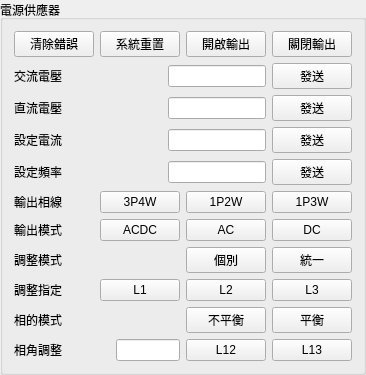
                      <widget class="QGroupBox" name="groupBox_10">
                       <property name="sizePolicy">
                        <sizepolicy hsizetype="Preferred" vsizetype="MinimumExpanding">
                         <horstretch>0</horstretch>
                         <verstretch>0</verstretch>
                        </sizepolicy>
                       </property>
                       <property name="title">
                        <string>電源供應器</string>
                       </property>
                       <layout class="QVBoxLayout" name="verticalLayout_15">
                        <item>
                         <layout class="QHBoxLayout" name="horizontalLayout_16">
                          <item>
                           <widget class="QPushButton" name="btn_manual_power_supply_clear">
                            <property name="sizePolicy">
                             <sizepolicy hsizetype="Preferred" vsizetype="Fixed">
                              <horstretch>1</horstretch>
                              <verstretch>0</verstretch>
                             </sizepolicy>
                            </property>
                            <property name="text">
                             <string>清除錯誤</string>
                            </property>
                           </widget>
                          </item>
                          <item>
                           <widget class="QPushButton" name="btn_manual_power_supply_reset">
                            <property name="sizePolicy">
                             <sizepolicy hsizetype="Preferred" vsizetype="Fixed">
                              <horstretch>1</horstretch>
                              <verstretch>0</verstretch>
                             </sizepolicy>
                            </property>
                            <property name="text">
                             <string>系統重置</string>
                            </property>
                           </widget>
                          </item>
                          <item>
                           <widget class="QPushButton" name="btn_manual_power_supply_output_on">
                            <property name="sizePolicy">
                             <sizepolicy hsizetype="Preferred" vsizetype="Fixed">
                              <horstretch>1</horstretch>
                              <verstretch>0</verstretch>
                             </sizepolicy>
                            </property>
                            <property name="text">
                             <string>開啟輸出</string>
                            </property>
                           </widget>
                          </item>
                          <item>
                           <widget class="QPushButton" name="btn_manual_power_supply_output_off">
                            <property name="sizePolicy">
                             <sizepolicy hsizetype="Preferred" vsizetype="Fixed">
                              <horstretch>1</horstretch>
                              <verstretch>0</verstretch>
                             </sizepolicy>
                            </property>
                            <property name="text">
                             <string>關閉輸出</string>
                            </property>
                           </widget>
                          </item>
                         </layout>
                        </item>
                        <item>
                         <layout class="QHBoxLayout" name="horizontalLayout_19">
                          <item>
                           <widget class="QLabel" name="label_57">
                            <property name="sizePolicy">
                             <sizepolicy hsizetype="Preferred" vsizetype="Preferred">
                              <horstretch>3</horstretch>
                              <verstretch>0</verstretch>
                             </sizepolicy>
                            </property>
                            <property name="text">
                             <string>交流電壓</string>
                            </property>
                           </widget>
                          </item>
                          <item>
                           <widget class="QLineEdit" name="lineEdit_manual_power_supply_ac">
                            <property name="sizePolicy">
                             <sizepolicy hsizetype="Preferred" vsizetype="Fixed">
                              <horstretch>2</horstretch>
                              <verstretch>0</verstretch>
                             </sizepolicy>
                            </property>
                           </widget>
                          </item>
                          <item>
                           <widget class="QPushButton" name="btn_manual_power_supply_ac">
                            <property name="sizePolicy">
                             <sizepolicy hsizetype="Preferred" vsizetype="Fixed">
                              <horstretch>1</horstretch>
                              <verstretch>0</verstretch>
                             </sizepolicy>
                            </property>
                            <property name="text">
                             <string>發送</string>
                            </property>
                           </widget>
                          </item>
                         </layout>
                        </item>
                        <item>
                         <layout class="QHBoxLayout" name="horizontalLayout_32">
                          <item>
                           <widget class="QLabel" name="label_69">
                            <property name="sizePolicy">
                             <sizepolicy hsizetype="Preferred" vsizetype="Preferred">
                              <horstretch>3</horstretch>
                              <verstretch>0</verstretch>
                             </sizepolicy>
                            </property>
                            <property name="text">
                             <string>直流電壓</string>
                            </property>
                           </widget>
                          </item>
                          <item>
                           <widget class="QLineEdit" name="lineEdit_manual_power_supply_dc_offect">
                            <property name="sizePolicy">
                             <sizepolicy hsizetype="Preferred" vsizetype="Fixed">
                              <horstretch>2</horstretch>
                              <verstretch>0</verstretch>
                             </sizepolicy>
                            </property>
                           </widget>
                          </item>
                          <item>
                           <widget class="QPushButton" name="btn_manual_power_supply_dc_offect">
                            <property name="sizePolicy">
                             <sizepolicy hsizetype="Preferred" vsizetype="Fixed">
                              <horstretch>1</horstretch>
                              <verstretch>0</verstretch>
                             </sizepolicy>
                            </property>
                            <property name="text">
                             <string>發送</string>
                            </property>
                           </widget>
                          </item>
                         </layout>
                        </item>
                        <item>
                         <layout class="QHBoxLayout" name="horizontalLayout_20">
                          <item>
                           <widget class="QLabel" name="label_58">
                            <property name="sizePolicy">
                             <sizepolicy hsizetype="Preferred" vsizetype="Preferred">
                              <horstretch>3</horstretch>
                              <verstretch>0</verstretch>
                             </sizepolicy>
                            </property>
                            <property name="text">
                             <string>設定電流</string>
                            </property>
                           </widget>
                          </item>
                          <item>
                           <widget class="QLineEdit" name="lineEdit_manual_power_supply_current">
                            <property name="sizePolicy">
                             <sizepolicy hsizetype="Preferred" vsizetype="Fixed">
                              <horstretch>2</horstretch>
                              <verstretch>0</verstretch>
                             </sizepolicy>
                            </property>
                           </widget>
                          </item>
                          <item>
                           <widget class="QPushButton" name="btn_manual_power_supply_current">
                            <property name="sizePolicy">
                             <sizepolicy hsizetype="Preferred" vsizetype="Fixed">
                              <horstretch>1</horstretch>
                              <verstretch>0</verstretch>
                             </sizepolicy>
                            </property>
                            <property name="text">
                             <string>發送</string>
                            </property>
                           </widget>
                          </item>
                         </layout>
                        </item>
                        <item>
                         <layout class="QHBoxLayout" name="horizontalLayout_21">
                          <item>
                           <widget class="QLabel" name="label_59">
                            <property name="sizePolicy">
                             <sizepolicy hsizetype="Preferred" vsizetype="Preferred">
                              <horstretch>3</horstretch>
                              <verstretch>0</verstretch>
                             </sizepolicy>
                            </property>
                            <property name="text">
                             <string>設定頻率</string>
                            </property>
                           </widget>
                          </item>
                          <item>
                           <widget class="QLineEdit" name="lineEdit_manual_power_supply_frequency">
                            <property name="sizePolicy">
                             <sizepolicy hsizetype="Preferred" vsizetype="Fixed">
                              <horstretch>2</horstretch>
                              <verstretch>0</verstretch>
                             </sizepolicy>
                            </property>
                           </widget>
                          </item>
                          <item>
                           <widget class="QPushButton" name="btn_manual_power_supply_frequency">
                            <property name="sizePolicy">
                             <sizepolicy hsizetype="Preferred" vsizetype="Fixed">
                              <horstretch>1</horstretch>
                              <verstretch>0</verstretch>
                             </sizepolicy>
                            </property>
                            <property name="text">
                             <string>發送</string>
                            </property>
                           </widget>
                          </item>
                         </layout>
                        </item>
                        <item>
                         <layout class="QHBoxLayout" name="horizontalLayout_23">
                          <item>
                           <widget class="QLabel" name="label_61">
                            <property name="sizePolicy">
                             <sizepolicy hsizetype="Preferred" vsizetype="Preferred">
                              <horstretch>3</horstretch>
                              <verstretch>0</verstretch>
                             </sizepolicy>
                            </property>
                            <property name="text">
                             <string>輸出相線</string>
                            </property>
                           </widget>
                          </item>
                          <item>
                           <widget class="QPushButton" name="btn_manual_power_supply_phase_wire_3P4W">
                            <property name="sizePolicy">
                             <sizepolicy hsizetype="Preferred" vsizetype="Fixed">
                              <horstretch>1</horstretch>
                              <verstretch>0</verstretch>
                             </sizepolicy>
                            </property>
                            <property name="text">
                             <string>3P4W</string>
                            </property>
                           </widget>
                          </item>
                          <item>
                           <widget class="QPushButton" name="btn_manual_power_supply_phase_wire_1P2W">
                            <property name="sizePolicy">
                             <sizepolicy hsizetype="Preferred" vsizetype="Fixed">
                              <horstretch>1</horstretch>
                              <verstretch>0</verstretch>
                             </sizepolicy>
                            </property>
                            <property name="text">
                             <string>1P2W</string>
                            </property>
                           </widget>
                          </item>
                          <item>
                           <widget class="QPushButton" name="btn_manual_power_supply_phase_wire_1P3W">
                            <property name="sizePolicy">
                             <sizepolicy hsizetype="Preferred" vsizetype="Fixed">
                              <horstretch>1</horstretch>
                              <verstretch>0</verstretch>
                             </sizepolicy>
                            </property>
                            <property name="text">
                             <string>1P3W</string>
                            </property>
                           </widget>
                          </item>
                         </layout>
                        </item>
                        <item>
                         <layout class="QHBoxLayout" name="horizontalLayout_24">
                          <item>
                           <widget class="QLabel" name="label_62">
                            <property name="sizePolicy">
                             <sizepolicy hsizetype="Preferred" vsizetype="Preferred">
                              <horstretch>3</horstretch>
                              <verstretch>0</verstretch>
                             </sizepolicy>
                            </property>
                            <property name="text">
                             <string>輸出模式</string>
                            </property>
                           </widget>
                          </item>
                          <item>
                           <widget class="QPushButton" name="btn_manual_power_supply_mode_acdc">
                            <property name="sizePolicy">
                             <sizepolicy hsizetype="Preferred" vsizetype="Fixed">
                              <horstretch>1</horstretch>
                              <verstretch>0</verstretch>
                             </sizepolicy>
                            </property>
                            <property name="text">
                             <string>ACDC</string>
                            </property>
                           </widget>
                          </item>
                          <item>
                           <widget class="QPushButton" name="btn_manual_power_supply_mode_ac">
                            <property name="sizePolicy">
                             <sizepolicy hsizetype="Preferred" vsizetype="Fixed">
                              <horstretch>1</horstretch>
                              <verstretch>0</verstretch>
                             </sizepolicy>
                            </property>
                            <property name="text">
                             <string>AC</string>
                            </property>
                           </widget>
                          </item>
                          <item>
                           <widget class="QPushButton" name="btn_manual_power_supply_mode_dc">
                            <property name="sizePolicy">
                             <sizepolicy hsizetype="Preferred" vsizetype="Fixed">
                              <horstretch>1</horstretch>
                              <verstretch>0</verstretch>
                             </sizepolicy>
                            </property>
                            <property name="text">
                             <string>DC</string>
                            </property>
                           </widget>
                          </item>
                         </layout>
                        </item>
                        <item>
                         <layout class="QHBoxLayout" name="horizontalLayout_25">
                          <item>
                           <widget class="QLabel" name="label_63">
                            <property name="sizePolicy">
                             <sizepolicy hsizetype="Preferred" vsizetype="Preferred">
                              <horstretch>3</horstretch>
                              <verstretch>0</verstretch>
                             </sizepolicy>
                            </property>
                            <property name="text">
                             <string>調整模式</string>
                            </property>
                           </widget>
                          </item>
                          <item>
                           <widget class="QPushButton" name="btn_manual_power_supply_edit_each">
                            <property name="sizePolicy">
                             <sizepolicy hsizetype="Preferred" vsizetype="Fixed">
                              <horstretch>1</horstretch>
                              <verstretch>0</verstretch>
                             </sizepolicy>
                            </property>
                            <property name="text">
                             <string>個別</string>
                            </property>
                           </widget>
                          </item>
                          <item>
                           <widget class="QPushButton" name="btn_manual_power_supply_edit_all">
                            <property name="sizePolicy">
                             <sizepolicy hsizetype="Preferred" vsizetype="Fixed">
                              <horstretch>1</horstretch>
                              <verstretch>0</verstretch>
                             </sizepolicy>
                            </property>
                            <property name="text">
                             <string>統一</string>
                            </property>
                           </widget>
                          </item>
                         </layout>
                        </item>
                        <item>
                         <layout class="QHBoxLayout" name="horizontalLayout_26">
                          <item>
                           <widget class="QLabel" name="label_64">
                            <property name="sizePolicy">
                             <sizepolicy hsizetype="Preferred" vsizetype="Preferred">
                              <horstretch>3</horstretch>
                              <verstretch>0</verstretch>
                             </sizepolicy>
                            </property>
                            <property name="text">
                             <string>調整指定</string>
                            </property>
                           </widget>
                          </item>
                          <item>
                           <widget class="QPushButton" name="btn_manual_power_supply_edit_L1">
                            <property name="sizePolicy">
                             <sizepolicy hsizetype="Preferred" vsizetype="Fixed">
                              <horstretch>1</horstretch>
                              <verstretch>0</verstretch>
                             </sizepolicy>
                            </property>
                            <property name="text">
                             <string>L1</string>
                            </property>
                           </widget>
                          </item>
                          <item>
                           <widget class="QPushButton" name="btn_manual_power_supply_edit_L2">
                            <property name="sizePolicy">
                             <sizepolicy hsizetype="Preferred" vsizetype="Fixed">
                              <horstretch>1</horstretch>
                              <verstretch>0</verstretch>
                             </sizepolicy>
                            </property>
                            <property name="text">
                             <string>L2</string>
                            </property>
                           </widget>
                          </item>
                          <item>
                           <widget class="QPushButton" name="btn_manual_power_supply_edit_L3">
                            <property name="sizePolicy">
                             <sizepolicy hsizetype="Preferred" vsizetype="Fixed">
                              <horstretch>1</horstretch>
                              <verstretch>0</verstretch>
                             </sizepolicy>
                            </property>
                            <property name="text">
                             <string>L3</string>
                            </property>
                           </widget>
                          </item>
                         </layout>
                        </item>
                        <item>
                         <layout class="QHBoxLayout" name="horizontalLayout_28">
                          <item>
                           <widget class="QLabel" name="label_66">
                            <property name="sizePolicy">
                             <sizepolicy hsizetype="Preferred" vsizetype="Preferred">
                              <horstretch>3</horstretch>
                              <verstretch>0</verstretch>
                             </sizepolicy>
                            </property>
                            <property name="text">
                             <string>相的模式</string>
                            </property>
                           </widget>
                          </item>
                          <item>
                           <widget class="QPushButton" name="btn_manual_power_supply_unbalance">
                            <property name="sizePolicy">
                             <sizepolicy hsizetype="Preferred" vsizetype="Fixed">
                              <horstretch>1</horstretch>
                              <verstretch>0</verstretch>
                             </sizepolicy>
                            </property>
                            <property name="text">
                             <string>不平衡</string>
                            </property>
                           </widget>
                          </item>
                          <item>
                           <widget class="QPushButton" name="btn_manual_power_supply_balance">
                            <property name="sizePolicy">
                             <sizepolicy hsizetype="Preferred" vsizetype="Fixed">
                              <horstretch>1</horstretch>
                              <verstretch>0</verstretch>
                             </sizepolicy>
                            </property>
                            <property name="text">
                             <string>平衡</string>
                            </property>
                           </widget>
                          </item>
                         </layout>
                        </item>
                        <item>
                         <layout class="QHBoxLayout" name="horizontalLayout_29">
                          <item>
                           <widget class="QLabel" name="label_67">
                            <property name="sizePolicy">
                             <sizepolicy hsizetype="Preferred" vsizetype="Preferred">
                              <horstretch>3</horstretch>
                              <verstretch>0</verstretch>
                             </sizepolicy>
                            </property>
                            <property name="text">
                             <string>相角調整</string>
                            </property>
                           </widget>
                          </item>
                          <item>
                           <widget class="QLineEdit" name="lineEdit_manual_power_supply_phase_angle">
                            <property name="sizePolicy">
                             <sizepolicy hsizetype="Preferred" vsizetype="Fixed">
                              <horstretch>2</horstretch>
                              <verstretch>0</verstretch>
                             </sizepolicy>
                            </property>
                           </widget>
                          </item>
                          <item>
                           <widget class="QPushButton" name="btn_manual_power_supply_phase_angle_L12">
                            <property name="sizePolicy">
                             <sizepolicy hsizetype="Preferred" vsizetype="Fixed">
                              <horstretch>1</horstretch>
                              <verstretch>0</verstretch>
                             </sizepolicy>
                            </property>
                            <property name="text">
                             <string>L12</string>
                            </property>
                           </widget>
                          </item>
                          <item>
                           <widget class="QPushButton" name="btn_manual_power_supply_phase_angle_L13">
                            <property name="sizePolicy">
                             <sizepolicy hsizetype="Preferred" vsizetype="Fixed">
                              <horstretch>1</horstretch>
                              <verstretch>0</verstretch>
                             </sizepolicy>
                            </property>
                            <property name="text">
                             <string>L13</string>
                            </property>
                           </widget>
                          </item>
                         </layout>
                        </item>
                       </layout>
                      </widget>
